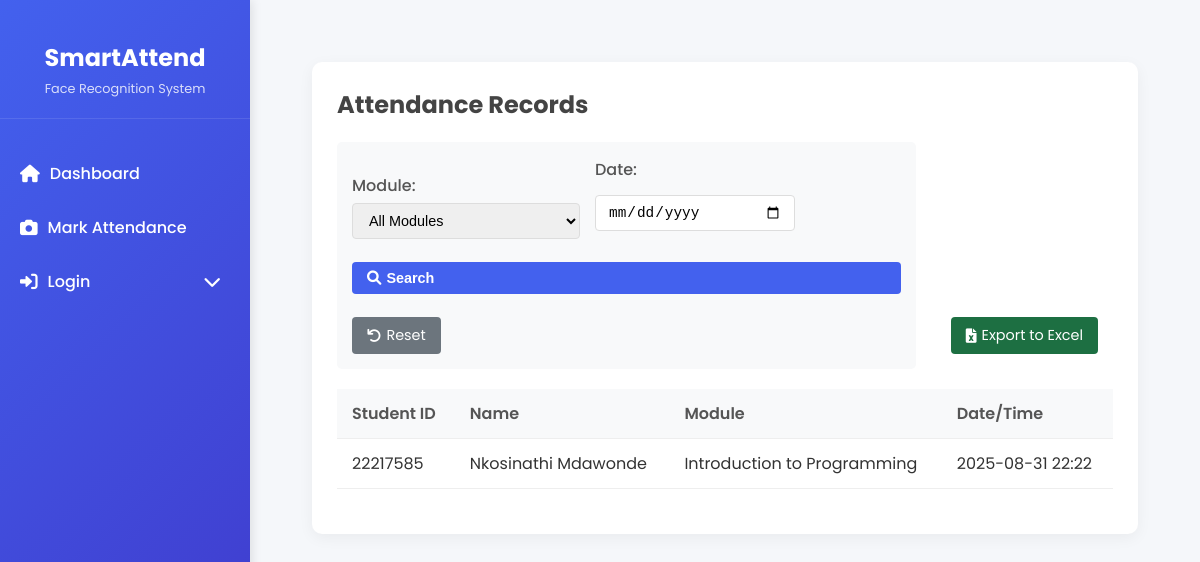
/view, run on the app's committed database.
### app.py (models this page shows)
class Attendance(db.Model):
    id = db.Column(db.Integer, primary_key=True)
    student_id = db.Column(db.String(20), nullable=False)
    name = db.Column(db.String(100), nullable=False)
    module = db.Column(db.String(100))
    timestamp = db.Column(db.DateTime, default=datetime.utcnow)

### app.py (the view)
@app.route('/view')
def view_attendance():
    page = request.args.get('page', 1, type=int)
    module_filter = request.args.get('module', '')
    date_filter = request.args.get('date', '')
    query = Attendance.query
    if module_filter:
        query = query.filter(Attendance.module == module_filter)
    if date_filter:
        try:
            filter_date = datetime.strptime(date_filter, '%Y-%m-%d').date()
            query = query.filter(db.func.date(Attendance.timestamp) == filter_date)
        except ValueError:
            flash('Invalid date format. Please use YYYY-MM-DD', 'error')
    module_names = db.session.query(Attendance.module.distinct()).all()
    module_names = [m[0] for m in module_names]
    records = query.order_by(Attendance.timestamp.desc()).paginate(
        page=page,
        per_page=5,
        error_out=False
    )
    return render_template(
        'view.html',
        records=records,
        modules=module_names,  # Pass the list of module names
        selected_module=module_filter,
        selected_date=date_filter
    )

### templates/view.html (shortened to what this page needs)
{% extends "base.html" %}
{% block content %}
<div class="records-container">
    <h2>Attendance Records</h2>
    <div class="search-download-container">
        <div class="search-container">
            <form method="GET" action="{{ url_for('view_attendance') }}">
                <div class="search-fields">
<div class="form-group">
    <label for="module">Module:</label>
    <select id="module" name="module">
        <option value="">All Modules</option>
    </select>
</div>
                    <div class="form-group">
                        <label for="date">Date:</label>
                        <input type="date" id="date" name="date" value="{{ selected_date }}">
                    </div>
                    <button type="submit" class="search-btn">
                        <i class="fas fa-search"></i> Search
                    </button>
                    <a href="{{ url_for('view_attendance') }}" class="reset-btn">
                        <i class="fas fa-undo"></i> Reset
                    </a>
                </div>
            </form>
        </div>
        <div class="download-container">
            <a href="{{ url_for('download_attendance', module=selected_module, date=selected_date) }}"
               class="download-btn">
                <i class="fas fa-file-excel"></i> Export to Excel
            </a>
        </div>
    </div>
    <div class="table-responsive">
        <table>
            <thead>
                <tr>
                    <th>Student ID</th>
                    <th>Name</th>
                    <th>Module</th>
                    <th>Date/Time</th>
                </tr>
            </thead>
            <tbody>
                {% for record in records.items %}
                <tr>
                    <td>{{ record.student_id }}</td>
                    <td>{{ record.name }}</td>
                    <td>{{ record.module }}</td>
                    <td>{{ record.timestamp.strftime('%Y-%m-%d %H:%M') }}</td>
                </tr>
                {% else %}
                <tr>
                    <td colspan="4" class="no-records">No attendance records found</td>
                </tr>
                {% endfor %}
            </tbody>
        </table>
    </div>
</div>
{% endblock %}

### static/styles.css (style rules this page uses)
body { font-family: 'Segoe UI', Tahoma, Geneva, Verdana, sans-serif; margin: 0; padding: 0; background-color: #f5f7fa; color: #333; }
input, button { padding: 0.75rem; margin: 0.5rem 0; width: 100%; box-sizing: border-box; border: 1px solid #ddd; border-radius: 4px; font-size: 1rem; }
button { background-color: #3498db; color: white; border: none; cursor: pointer; font-weight: bold; transition: background-color 0.3s; }
table { width: 100%; border-collapse: collapse; margin-top: 1rem; }
th, td { padding: 1rem; text-align: left; border-bottom: 1px solid #ddd; }
th { background-color: #f2f2f2; font-weight: bold; }
.records-container, .students-container { background: white; padding: 2rem; margin: 2rem; border-radius: 8px; box-shadow: 0 2px 10px rgba(0, 0, 0, 0.1); }
:root { --bs-primary: #4e73df; --bs-success: #1cc88a; --bs-light-primary: #f0f4ff; --bs-light-success: #e6f7f0; }
body { background-color: #f8f9fc; }

### templates/base.html (style rules this page uses)
:root { --primary-color: #4361ee; --secondary-color: #3f37c9; --accent-color: #4cc9f0; --dark-color: #1a1a2e; --light-color: #f8f9fa; --success-color: #4caf50; --warning-color: #ff9800; --danger-color: #f44336; --sidebar-width: 250px; }
* { margin: 0; padding: 0; box-sizing: border-box; }
body { font-family: 'Poppins', sans-serif; background-color: #f5f7fa; color: #333; display: flex; min-height: 100vh; }

### templates/view.html (style rules this page uses)
.records-container { background: white; border-radius: 10px; padding: 25px; box-shadow: 0 4px 15px rgba(0, 0, 0, 0.05); }
.records-container h2 { font-size: 1.5rem; color: #444; margin-bottom: 20px; }
.search-download-container { display: flex; justify-content: space-between; align-items: flex-end; flex-wrap: wrap; gap: 20px; margin-bottom: 20px; }
.search-container { flex: 1; min-width: 300px; padding: 15px; background-color: #f8f9fa; border-radius: 5px; }
.download-container { padding: 15px; }
.search-fields { display: flex; flex-wrap: wrap; gap: 15px; align-items: flex-end; }
.form-group { display: flex; flex-direction: column; min-width: 200px; }
.form-group label { margin-bottom: 5px; font-weight: 500; color: #555; }
.form-group select, .form-group input[type="date"] { padding: 8px 12px; border: 1px solid #ddd; border-radius: 4px; font-size: 0.9rem; }
.search-btn, .reset-btn, .download-btn { padding: 8px 15px; border: none; border-radius: 4px; cursor: pointer; font-size: 0.9rem; display: flex; align-items: center; gap: 5px; text-decoration: none; transition: all 0.3s; }
.search-btn { background-color: #4361ee; color: white; }
.reset-btn { background-color: #6c757d; color: white; }
.download-btn { background-color: #1d6f42; color: white; white-space: nowrap; }
table { width: 100%; border-collapse: collapse; margin-bottom: 20px; }
th, td { padding: 12px 15px; text-align: left; border-bottom: 1px solid #eee; }
th { background-color: #f8f9fa; font-weight: 600; color: #555; }

### data on the page
Attendance: student_id "22217585", name "Nkosinathi Mdawonde", module "Introduction to Programming", timestamp "2025-08-31 22:22"
